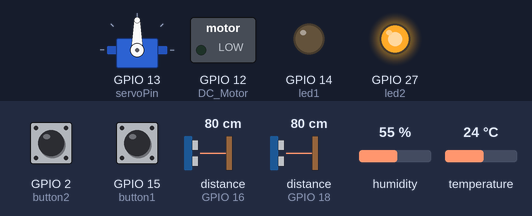
A sketch run on a simulated ESP32. Shown: servo, switched loads named in the sketch (green lamp = pin HIGH), output pins drawn as LEDs (lit = HIGH). Wiring (inferred from the names in the program): 2 × ultrasonic range finder: trigger GPIO 5, echo GPIO 18 / trigger GPIO 17, echo GPIO 16. Inputs (shaded band) come from the test bench; at power-on: distance to the obstacle (sensors on GPIO 16, GPIO 18) 80 cm, humidity 55 %, GPIO 2 (button2) HIGH, GPIO 15 (button1) HIGH, temperature 24 °C. The echo pulse lasts 58.3 µs per cm; WiFi joins after 1.5 s; servers stay silent unless stated; storage starts empty; pins used as bus, display or sensor lines are not drawn; what the sketch prints to the serial monitor is not drawn.

Above: at 3.2 s.
3.3 s: distance to the obstacle (sensor on GPIO 16) set to 2 cm
At 3.7 s:
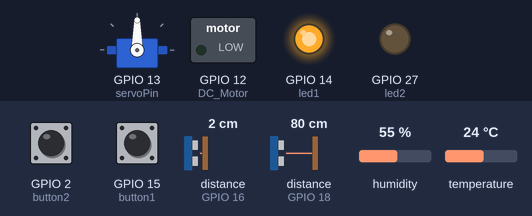
9.3 s: humidity set to 79 %
14.8 s: humidity set to 82 %
At 19.5 s:
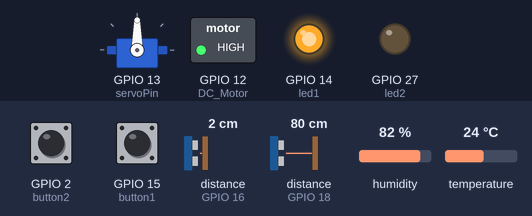
19.8 s: humidity set to 22 %
At 24.3 s:
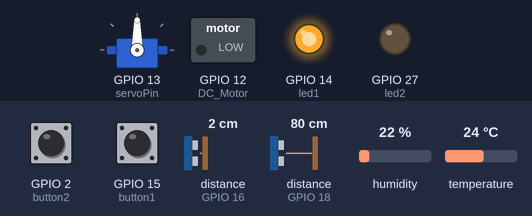
25.8 s: humidity set to 88 %
At 29.2 s:
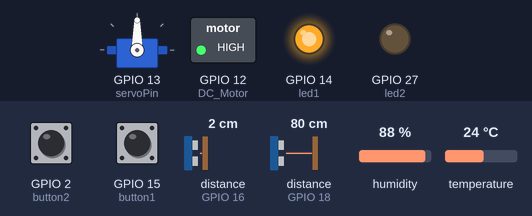
Timing chart, 0 to 30.7 s (numbered marks = the images above; inputs shaded):
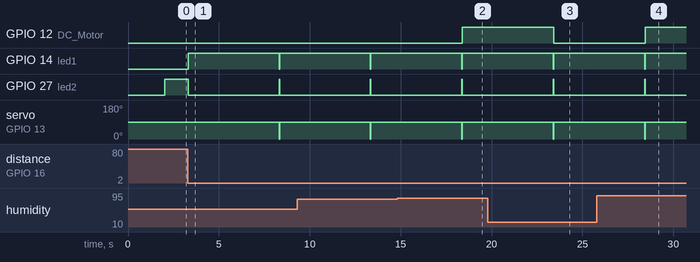

Measured:
- the behaviour switches between 80 and 81 % on humidity (found by bisection; images 1 and 2)
- after the input at 3.3 s, GPIO 14 (led1): LOW → HIGH at once, → LOW 5.0 s later, → HIGH 0.03 s later; GPIO 27 (led2): HIGH → LOW at once, → HIGH 5.0 s later, → LOW 0.03 s later; servo on GPIO 13 (servoPin): 90° → 0° after 5.0 s, → 90° 0.03 s later
- after the input at 14.8 s, GPIO 12 (DC_Motor): LOW → HIGH after 3.6 s
- after the input at 19.8 s, GPIO 12 (DC_Motor): HIGH → LOW after 3.6 s
- after the input at 25.8 s, GPIO 12 (DC_Motor): LOW → HIGH after 2.6 s

The sketch:

smart_parking.ino
```cpp
#include <AsyncTCP.h>
#include <ESP32Servo.h>
#include <DHT.h>
#include <SPIFFS.h>
#include <WiFi.h>
#include <ESPAsyncWebServer.h>

Servo myservo;

const int trigPin1 = 17;
const int echoPin1 = 16;
const int trigPin2 = 5;
const int echoPin2 = 18;
const int led1 = 14;
const int led2 = 27;
const int button1 = 15;
const int button2 = 2;
const int DHT_PIN = 21;
const int DC_Motor = 12;
const int servoPin = 13;
const char* ssid = "Alex";
const char* password = "Robertandrei";
int state = 0;
int servoPos = 0;
AsyncWebServer server(80);

DHT dht(DHT_PIN, DHT11);

void setup() {
  Serial.begin(115200);
  ESP32PWM::allocateTimer(0);
  ESP32PWM::allocateTimer(1);
  ESP32PWM::allocateTimer(2);
  ESP32PWM::allocateTimer(3);
  myservo.setPeriodHertz(50);
  myservo.attach(servoPin, 500, 2400);
  pinMode(trigPin1, OUTPUT);
  pinMode(echoPin1, INPUT);
  pinMode(trigPin2, OUTPUT);
  pinMode(echoPin2, INPUT);
  pinMode(led1, OUTPUT);
  pinMode(led2, OUTPUT);
  pinMode(button1, INPUT_PULLUP);
  pinMode(button2, INPUT_PULLUP);
  pinMode(DHT_PIN, INPUT);
  pinMode(DC_Motor, OUTPUT);
  dht.begin();

  // Initialize SPIFFS
  if(!SPIFFS.begin()){
    Serial.println("An Error has occurred while mounting SPIFFS");
    return;
  }

  // Connect to Wi-Fi
  WiFi.begin(ssid, password);
  while (WiFi.status() != WL_CONNECTED) {
    delay(1000);
    Serial.println("Connecting to WiFi..");
  }

  // Print ESP32 Local IP Address
  Serial.println(WiFi.localIP());

    // Route for root / web page
  server.on("/", HTTP_GET, [](AsyncWebServerRequest *request){
    request->send(SPIFFS, "/index.html");
  });
  server.on("/humidity", HTTP_GET, [](AsyncWebServerRequest *request){
    request->send_P(200, "text/plain", String(dht.readHumidity()).c_str());
  });
  server.on("/temperature", HTTP_GET, [](AsyncWebServerRequest *request){
    request->send_P(200, "text/plain", String(dht.readTemperature()).c_str());
  });

  server.on("/turnOn", HTTP_GET, [](AsyncWebServerRequest *request){
    digitalWrite(DC_Motor, HIGH);
    state = 1;
    request->send(200, "text/plain", "OK");
  });

  server.on("/turnOff", HTTP_GET, [](AsyncWebServerRequest *request){
    state = 0;
    digitalWrite(DC_Motor, LOW);
    request->send(200, "text/plain", "OK");
  });

  // Start server
  server.begin();
  digitalWrite(led2, HIGH);
}

void loop() {
  int duration1, distance1;
  int duration2, distance2;
  int button1State = digitalRead(button1);
  int button2State = digitalRead(button2);
  int state1 = digitalRead(DC_Motor);

    // Ultrasound sensor 1
  digitalWrite(trigPin1, LOW);
  delayMicroseconds(2);
  digitalWrite(trigPin1, HIGH);
  delayMicroseconds(10);
  digitalWrite(trigPin1, LOW);
  duration1 = pulseIn(echoPin1, HIGH);
  distance1 = (duration1/2) / 29.1;

  // Ultrasound sensor 2
  digitalWrite(trigPin2, LOW);
  delayMicroseconds(2);
  digitalWrite(trigPin2, HIGH);
  delayMicroseconds(10);
  digitalWrite(trigPin2, LOW);
  duration2 = pulseIn(echoPin2, HIGH);
  distance2 = (duration2/2) / 29.1;

    // Check if first ultrasound sensor is triggered
  if (distance1 < 5) {
    myservo.write(90);
    digitalWrite(led1, HIGH);
    digitalWrite(led2, LOW);
    delay(5000);
    myservo.write(0);
    digitalWrite(led1, LOW);
    digitalWrite(led2, HIGH);
  }

  // Check if second ultrasound sensor is triggered
  if (distance2 < 5) {
    myservo.write(90);
    digitalWrite(led1, HIGH);
    digitalWrite(led2, LOW);
    delay(5000);
    myservo.write(0);
    digitalWrite(led1, LOW);
    digitalWrite(led2, HIGH);
  }

    // Check if button 1 is pressed
  if (button1State == LOW) {
    myservo.write(90);
    digitalWrite(led1, HIGH);
    digitalWrite(led2, LOW);
     delay(5000);
  }

  // Check if button 2 is pressed
  if (button2State == LOW) {
    myservo.write(0);
    digitalWrite(led1, LOW);
    digitalWrite(led2, HIGH);
     delay(5000);
  }

    // Read humidity and temperature
  float h = dht.readHumidity();
  float t = dht.readTemperature();
  if (isnan(h) || isnan(t)) {
       Serial.println("Error: Failed to read from DHT sensor!");
    } else {
        //
    }

  // Control DC motor
  if (h > 80 || t > 40 || state == 1) {
    digitalWrite(DC_Motor, HIGH);
  } else {
    digitalWrite(DC_Motor, LOW);
  }
}
```
